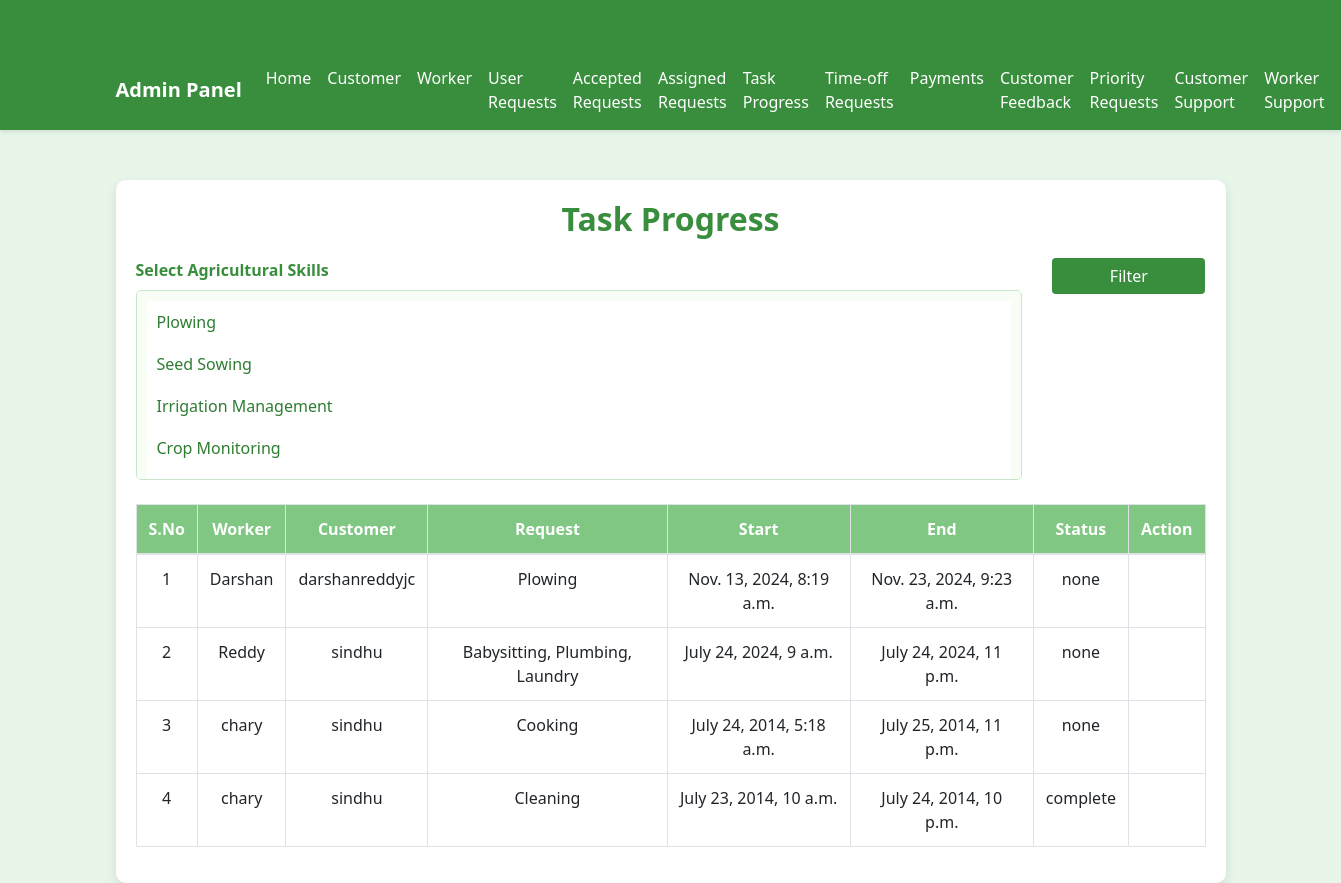
Screenshot of /wfmadmin/monitortaskprogress with the database file from the repository.
### wfmadmin/models.py (models this page shows, shortened)
class Assignment(models.Model):
    id = models.AutoField(primary_key=True)
    worker = models.ForeignKey(worker, on_delete=models.CASCADE)
    customer = models.ForeignKey(customer, on_delete=models.CASCADE)
    request = models.ForeignKey(CustomerServiceRequest, on_delete=models.CASCADE)
    title = models.CharField(max_length=100)
    start = models.DateTimeField()
    end = models.DateTimeField()
    status = models.CharField(max_length=100, default='none')
    created_at = models.DateTimeField(auto_now_add=True)

class worker(models.Model):
    id = models.AutoField(primary_key=True)
    firstname = models.CharField(max_length=30)
    lastname = models.CharField(max_length=30)
    address = models.CharField(max_length=100)
    city = models.CharField(max_length=20)
    state = models.CharField(max_length=20)
    country = models.CharField(max_length=20)
    username = models.CharField(max_length=20)
    email = models.EmailField(max_length=20)
    number = models.IntegerField()
    password = models.CharField(max_length=20)
    status = models.BooleanField(default=False)
    created_at = models.DateTimeField(auto_now_add=True)

class customer(models.Model):
    id = models.AutoField(primary_key=True)
    firstname = models.CharField(max_length=30)
    lastname = models.CharField(max_length=30)
    address = models.CharField(max_length=100)
    city = models.CharField(max_length=20)
    state = models.CharField(max_length=20)
    country = models.CharField(max_length=20)
    username = models.CharField(max_length=20)
    email = models.EmailField(max_length=20)
    number = models.IntegerField()
    password = models.CharField(max_length=20)
    status = models.BooleanField(default=False)
    created_at = models.DateTimeField(auto_now_add=True)

class CustomerServiceRequest(models.Model):
    id = models.AutoField(primary_key=True)
    user_id = models.CharField(max_length=100)
    fullname = models.CharField(max_length=100)
    fulladdress = models.CharField(max_length=255)
    location = models.CharField(max_length=1024)
    service = models.CharField(max_length=100)
    start_date = models.DateField()
    end_date = models.DateField()
    start_time = models.TimeField()
    end_time = models.TimeField()
    status = models.CharField(max_length=100, default='none')
    pri_status = models.CharField(max_length=100, default='none')
    ser_status = models.BooleanField(default=True)
    created_at = models.DateTimeField(auto_now_add=True)

### wfmadmin/views.py (the view)
# urls.py: path('monitortaskprogress', monitortaskprogress, name='monitortaskprogress'),
def monitortaskprogress(request):
    skills = request.GET.getlist('skills')
    if skills:
        query = Q()
        for skill in skills:
            query |= Q(request__service__icontains=skill)
        requeststatus = Assignment.objects.filter(query).order_by('-created_at')
    else:
        requeststatus = Assignment.objects.all().order_by('-created_at')
    payment_requests = PaymentRequest.objects.values_list('assignment_id', flat=True)
    return render(request, 'admin/monitortaskprogress.html', {'requeststatus': requeststatus, 'payment_requests': payment_requests})

### templates/admin/monitortaskprogress.html (shortened to what this page needs)
<!DOCTYPE html>
<html lang="en">
<head>
  <link href="https://stackpath.bootstrapcdn.com/bootstrap/4.5.2/css/bootstrap.min.css" rel="stylesheet">
  <link rel="stylesheet" href="https://cdnjs.cloudflare.com/ajax/libs/font-awesome/5.15.3/css/all.min.css">
</head>
<body>
  {% include 'admin/adminnavbar.html' %}
  <section id="contact" class="contact">
    <div class="container">
      <div class="form-container">
        <div class="section-title">
          <h2>Task Progress</h2>
        </div>
        <form method="GET" action="{% url 'monitortaskprogress' %}">
          <div class="row mb-4">
            <div class="col-md-10">
              <label for="skills" style="color: #388e3c; font-weight: bold;">Select Agricultural Skills</label>
              <div class="dropdown-container">
                <select class="form-control" id="skills" name="skills" multiple>
                  <option value="Plowing">Plowing</option>
                  <option value="Seed Sowing">Seed Sowing</option>
                  <option value="Irrigation Management">Irrigation Management</option>
                  <option value="Crop Monitoring">Crop Monitoring</option>
                  <option value="Weed Control">Weed Control</option>
                </select>
              </div>
            </div>
            <div class="col-md-2">
              <button type="submit" class="btn btn-secondary btn-block">Filter</button>
            </div>
          </div>
        </form>
        <div class="table-responsive">
          <table class="table table-bordered">
            <thead>
              <tr>
                <th>S.No</th>
                <th>Worker</th>
                <th>Customer</th>
                <th>Request</th>
                <th>Start</th>
                <th>End</th>
                <th>Status</th>
                <th>Action</th>
              </tr>
            </thead>
            <tbody>
              {% for user in requeststatus %}
                <tr>
                  <td>{{ forloop.counter }}</td>
                  <td>{{ user.worker.username }}</td>
                  <td>{{ user.customer.username }}</td>
                  <td>{{ user.request.service }}</td>
                  <td>{{ user.start }}</td>
                  <td>{{ user.end }}</td>
                  <td>{{ user.status }}</td>
                  <td>
                  </td>
                </tr>
              {% endfor %}
            </tbody>
          </table>
        </div>
      </div>
    </div>
  </section>
</body>
</html>

### templates/admin/monitortaskprogress.html (style rules this page uses)
body { background-color: #e8f5e9; color: #2e7d32; font-family: 'Segoe UI', Tahoma, Geneva, Verdana, sans-serif; }
.container { margin-top: 50px; }
.form-container { background-color: #ffffff; padding: 20px; border-radius: 10px; box-shadow: 0 4px 12px rgba(0, 0, 0, 0.1); }
.section-title h2 { color: #388e3c; text-align: center; font-weight: bold; margin-bottom: 20px; }
.table { background-color: #ffffff; border: none; }
.table th { background-color: #81c784; color: #ffffff; text-align: center; font-weight: bold; }
.table td { text-align: center; }
.form-control { border: 1px solid #c8e6c9; border-radius: 5px; }
.btn-secondary { background-color: #388e3c; border: none; color: #ffffff; }
.dropdown-container { position: relative; }
.dropdown-container select { width: 100%; height: auto; padding: 10px; border-radius: 5px; border: 1px solid #c8e6c9; background-color: #f8fdf6; color: #2e7d32; font-weight: bold; }
.dropdown-container select option { padding: 10px; background-color: #ffffff; color: #2e7d32; }

### rows the page displays
Assignment: worker.username "Darshan", customer.username "darshanreddyjc", request.service "Plowing", start "Nov. 13, 2024, 8:19 a.m.", end "Nov. 23, 2024, 9:23 a.m.", status "none"
Assignment: worker.username "Reddy", customer.username "sindhu", request.service "Babysitting, Plumbing, Laundry", start "July 24, 2024, 9 a.m.", end "July 24, 2024, 11 p.m.", status "none"
Assignment: worker.username "chary", customer.username "sindhu", request.service "Cooking", start "July 24, 2014, 5:18 a.m.", end "July 25, 2014, 11 p.m.", status "none"
Assignment: worker.username "chary", customer.username "sindhu", request.service "Cleaning", start "July 23, 2014, 10 a.m.", end "July 24, 2014, 10 p.m.", status "complete"
